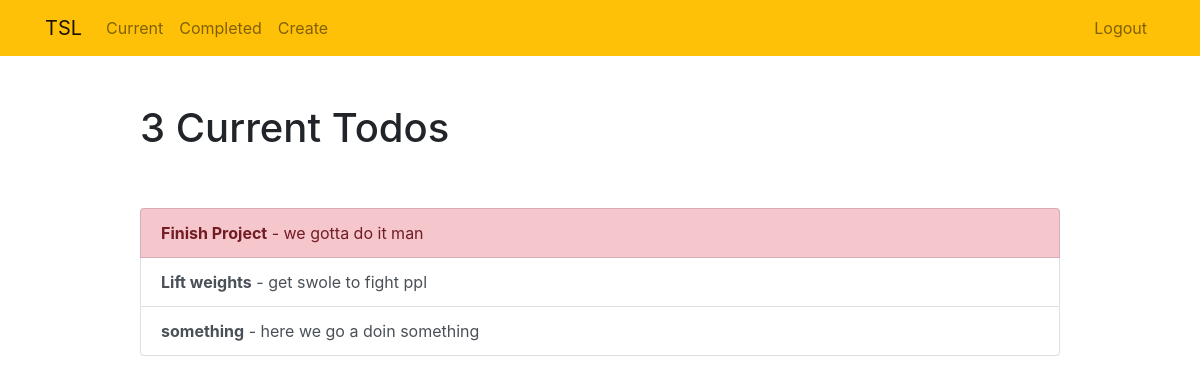
/current/ (signed in), run on an earlier commit of the app's database.
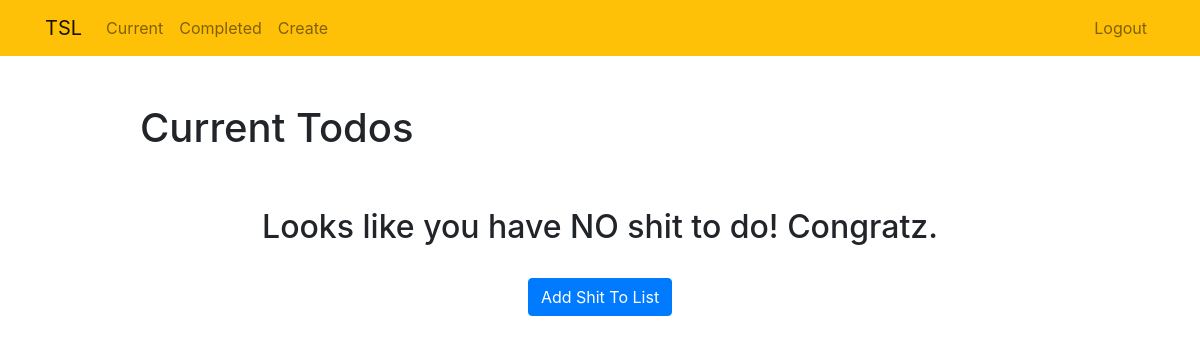
And on a later commit of the database.
### todolist/models.py (models this page shows, shortened)
class Todo(models.Model):
    title = models.CharField(max_length=100)
    memo = models.TextField(blank=True)
    created = models.DateTimeField(auto_now_add=True)
    datecompleted = models.DateTimeField(null=True, blank=True)
    important = models.BooleanField(default=False)
    user = models.ForeignKey(User, on_delete=models.CASCADE)

### todolist/views.py (the view)
# urls.py: path('current/', views.currenttodos, name='currenttodos'),
@login_required
def currenttodos(request):
    todos = Todo.objects.filter(user=request.user, datecompleted__isnull=True)
    return render(request, 'todo/currenttodos.html', {'todos': todos})

### todolist/templates/todo/currenttodos.html
{% extends 'todo/base.html' %}
{% block content %}
    <div class = "row justify-content-center mt-5">
        <div class = "col-md-10">
            {% if todos %}
                <h1>{{ todos.count }} Current Todo{{ todos.count|pluralize }}</h1>
            {% else %}
                <h1>Current Todos</h1>
            {% endif %}
        </div>
    </div>
    <div class ="row justify-content-center mt-5">
        <div class ="col-md-10">
            {% if todos %}
                <div class = "list-group">
                    {% for todo in todos %}
                        <a href="{% url 'viewtodo' todo.id %}" class="list-group-item list-group-item-action{% if todo.important %} list-group-item-danger{% endif %}">
                            <b>{{ todo.title }}</b> {% if todo.memo %} - {{ todo.memo|truncatechars:30 }}{% endif %}</a>
                    {% endfor %}
                </div>
            {% else %}
                <div class="text-center">
                    <h2>Looks like you have NO shit to do! Congratz.</h2>
                    <br>
                    <a role="button" class="btn btn-primary" href="{% url 'createtodo' %}">Add Shit To List</a>
                </div>
            {% endif %}
        </div>
    </div>
{% endblock %}

What changed in the data, as far as the page shows it:
no longer on this page (row edited): Todo: title "Finish Project", memo "we gotta do it man", important True (drawn)
no longer on this page (row edited): Todo: title "Lift weights", memo "get swole to fight ppl"
removed Todo: title "something", memo "here we go a doin something"
Also different on the page:
{{ todos.count }}: "3" → (not shown)
text no longer shown: "Current Todo"
text now shown: "Current Todos Looks like you have NO shit to do! Congratz. Add Shit To List"
